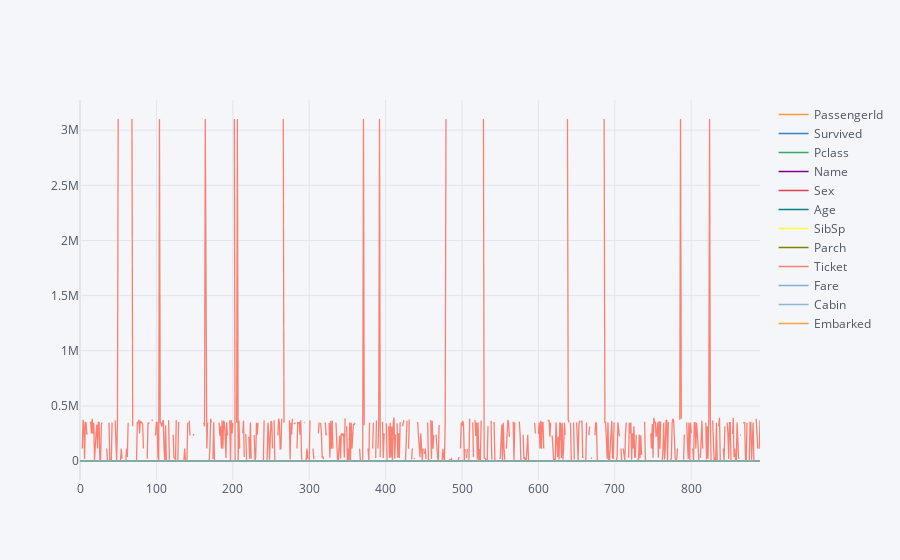

The notebook cell saved with this chart:
### Code cell
train.iplot(kind='line')

### Figure 1 — Plotly figure (JSON) as saved in the notebook; plotly's stock layout.template omitted (floating-point values rounded to 4 significant figures; data arrays with more than 128 entries replaced by an {"elided": "..."} marker saying what was removed)
{"data": [{"line": {"color": "rgba(255, 153, 51, 1.0)", "dash": "solid", "shape": "linear", "width": 1.3}, "mode": "lines", "name": "PassengerId", "text": "", "type": "scatter", "x": {"elided": "891 int values"}, "y": {"elided": "891 int values"}}, {"line": {"color": "rgba(55, 128, 191, 1.0)", "dash": "solid", "shape": "linear", "width": 1.3}, "mode": "lines", "name": "Survived", "text": "", "type": "scatter", "x": {"elided": "891 int values"}, "y": {"elided": "891 int values"}}, {"line": {"color": "rgba(50, 171, 96, 1.0)", "dash": "solid", "shape": "linear", "width": 1.3}, "mode": "lines", "name": "Pclass", "text": "", "type": "scatter", "x": {"elided": "891 int values"}, "y": {"elided": "891 int values"}}, {"line": {"color": "rgba(128, 0, 128, 1.0)", "dash": "solid", "shape": "linear", "width": 1.3}, "mode": "lines", "name": "Name", "text": "", "type": "scatter", "x": {"elided": "891 int values"}, "y": {"elided": "891 str values"}}, {"line": {"color": "rgba(219, 64, 82, 1.0)", "dash": "solid", "shape": "linear", "width": 1.3}, "mode": "lines", "name": "Sex", "text": "", "type": "scatter", "x": {"elided": "891 int values"}, "y": {"elided": "891 str values"}}, {"line": {"color": "rgba(0, 128, 128, 1.0)", "dash": "solid", "shape": "linear", "width": 1.3}, "mode": "lines", "name": "Age", "text": "", "type": "scatter", "x": {"elided": "891 int values"}, "y": {"elided": "891 mixed values"}}, {"line": {"color": "rgba(255, 255, 51, 1.0)", "dash": "solid", "shape": "linear", "width": 1.3}, "mode": "lines", "name": "SibSp", "text": "", "type": "scatter", "x": {"elided": "891 int values"}, "y": {"elided": "891 int values"}}, {"line": {"color": "rgba(128, 128, 0, 1.0)", "dash": "solid", "shape": "linear", "width": 1.3}, "mode": "lines", "name": "Parch", "text": "", "type": "scatter", "x": {"elided": "891 int values"}, "y": {"elided": "891 int values"}}, {"line": {"color": "rgba(251, 128, 114, 1.0)", "dash": "solid", "shape": "linear", "width": 1.3}, "mode": "lines", "name": "Ticket", "text": "", "type": "scatter", "x": {"elided": "891 int values"}, "y": {"elided": "891 str values"}}, {"line": {"color": "rgba(128, 177, 211, 1.0)", "dash": "solid", "shape": "linear", "width": 1.3}, "mode": "lines", "name": "Fare", "text": "", "type": "scatter", "x": {"elided": "891 int values"}, "y": {"elided": "891 float values"}}, {"line": {"color": "rgba(128, 177, 211, 0.8999999999999999)", "dash": "solid", "shape": "linear", "width": 1.3}, "mode": "lines", "name": "Cabin", "text": "", "type": "scatter", "x": {"elided": "891 int values"}, "y": {"elided": "891 str values"}}, {"line": {"color": "rgba(255, 153, 51, 0.8999999999999999)", "dash": "solid", "shape": "linear", "width": 1.3}, "mode": "lines", "name": "Embarked", "text": "", "type": "scatter", "x": {"elided": "891 int values"}, "y": {"elided": "891 str values"}}], "layout": {"legend": {"bgcolor": "#F5F6F9", "font": {"color": "#4D5663"}}, "paper_bgcolor": "#F5F6F9", "plot_bgcolor": "#F5F6F9", "title": {"font": {"color": "#4D5663"}}, "xaxis": {"gridcolor": "#E1E5ED", "showgrid": true, "tickfont": {"color": "#4D5663"}, "title": {"font": {"color": "#4D5663"}, "text": ""}, "zerolinecolor": "#E1E5ED"}, "yaxis": {"gridcolor": "#E1E5ED", "showgrid": true, "tickfont": {"color": "#4D5663"}, "title": {"font": {"color": "#4D5663"}, "text": ""}, "zerolinecolor": "#E1E5ED"}}}
